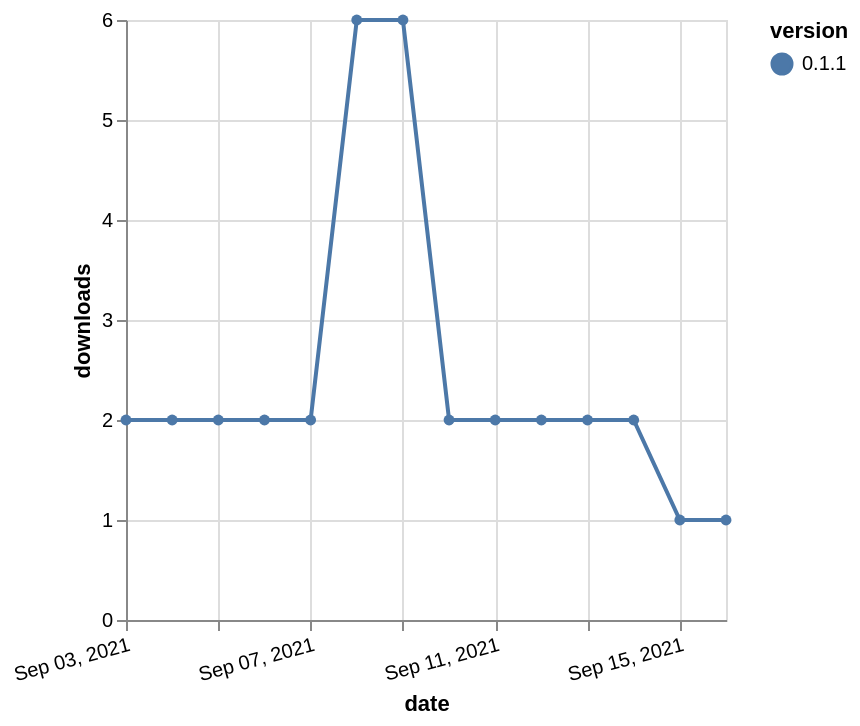

Source (Vega-Lite JSON):
### Vega-Lite specification from a JSON file in a GitHub repository (floating-point values rounded to 4 significant figures)
{"$schema": "https://vega.github.io/schema/vega-lite/v5.json", "description": "A simple bar chart with embedded data.", "data": {"values": [{"date": "2021-09-03", "total": 3035, "delta": 2, "version": "0.1.1"}, {"date": "2021-09-04", "total": 3037, "delta": 2, "version": "0.1.1"}, {"date": "2021-09-05", "total": 3039, "delta": 2, "version": "0.1.1"}, {"date": "2021-09-06", "total": 3041, "delta": 2, "version": "0.1.1"}, {"date": "2021-09-07", "total": 3043, "delta": 2, "version": "0.1.1"}, {"date": "2021-09-08", "total": 3049, "delta": 6, "version": "0.1.1"}, {"date": "2021-09-09", "total": 3055, "delta": 6, "version": "0.1.1"}, {"date": "2021-09-10", "total": 3057, "delta": 2, "version": "0.1.1"}, {"date": "2021-09-11", "total": 3059, "delta": 2, "version": "0.1.1"}, {"date": "2021-09-12", "total": 3061, "delta": 2, "version": "0.1.1"}, {"date": "2021-09-13", "total": 3063, "delta": 2, "version": "0.1.1"}, {"date": "2021-09-14", "total": 3065, "delta": 2, "version": "0.1.1"}, {"date": "2021-09-15", "total": 3066, "delta": 1, "version": "0.1.1"}, {"date": "2021-09-16", "total": 3067, "delta": 1, "version": "0.1.1"}]}, "width": "container", "mark": {"type": "line", "point": {"filled": true}}, "encoding": {"x": {"field": "date", "type": "temporal", "timeUnit": "yearmonthdate", "title": "date", "axis": {"labelAngle": -15}}, "y": {"field": "delta", "type": "quantitative", "title": "downloads"}, "color": {"field": "version", "type": "nominal"}, "tooltip": {"field": "delta"}}}
